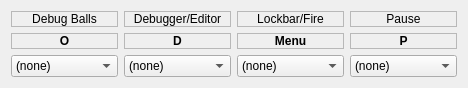
    <widget class="QWidget" name="gridLayoutWidget_34">
     <property name="geometry">
      <rect>
       <x>20</x>
       <y>540</y>
       <width>641</width>
       <height>83</height>
      </rect>
     </property>
     <layout class="QGridLayout" name="DebugFirePauseGrid">
      <property name="sizeConstraint">
       <enum>QLayout::SizeConstraint::SetFixedSize</enum>
      </property>
      <item row="1" column="2">
       <widget class="QLabel" name="label_198">
        <property name="font">
         <font>
          <bold>true</bold>
          <kerning>true</kerning>
         </font>
        </property>
        <property name="frameShape">
         <enum>QFrame::Shape::StyledPanel</enum>
        </property>
        <property name="text">
         <string>Menu</string>
        </property>
        <property name="alignment">
         <set>Qt::AlignmentFlag::AlignCenter</set>
        </property>
       </widget>
      </item>
      <item row="0" column="1">
       <widget class="QLabel" name="label_171">
        <property name="frameShape">
         <enum>QFrame::Shape::StyledPanel</enum>
        </property>
        <property name="text">
         <string>Debugger/Editor</string>
        </property>
        <property name="alignment">
         <set>Qt::AlignmentFlag::AlignCenter</set>
        </property>
       </widget>
      </item>
      <item row="1" column="1">
       <widget class="QLabel" name="label_199">
        <property name="font">
         <font>
          <bold>true</bold>
          <kerning>true</kerning>
         </font>
        </property>
        <property name="frameShape">
         <enum>QFrame::Shape::StyledPanel</enum>
        </property>
        <property name="text">
         <string>D</string>
        </property>
        <property name="alignment">
         <set>Qt::AlignmentFlag::AlignCenter</set>
        </property>
       </widget>
      </item>
      <item row="0" column="0">
       <widget class="QLabel" name="label_164">
        <property name="frameShape">
         <enum>QFrame::Shape::StyledPanel</enum>
        </property>
        <property name="text">
         <string>Debug Balls</string>
        </property>
        <property name="alignment">
         <set>Qt::AlignmentFlag::AlignCenter</set>
        </property>
       </widget>
      </item>
      <item row="0" column="2">
       <widget class="QLabel" name="label_172">
        <property name="frameShape">
         <enum>QFrame::Shape::StyledPanel</enum>
        </property>
        <property name="text">
         <string>Lockbar/Fire</string>
        </property>
        <property name="alignment">
         <set>Qt::AlignmentFlag::AlignCenter</set>
        </property>
       </widget>
      </item>
      <item row="1" column="3">
       <widget class="QLabel" name="label_201">
        <property name="font">
         <font>
          <bold>true</bold>
          <kerning>true</kerning>
         </font>
        </property>
        <property name="frameShape">
         <enum>QFrame::Shape::StyledPanel</enum>
        </property>
        <property name="text">
         <string>P</string>
        </property>
        <property name="alignment">
         <set>Qt::AlignmentFlag::AlignCenter</set>
        </property>
       </widget>
      </item>
      <item row="0" column="3">
       <widget class="QLabel" name="label_173">
        <property name="frameShape">
         <enum>QFrame::Shape::StyledPanel</enum>
        </property>
        <property name="text">
         <string>Pause</string>
        </property>
        <property name="alignment">
         <set>Qt::AlignmentFlag::AlignCenter</set>
        </property>
       </widget>
      </item>
      <item row="1" column="0">
       <widget class="QLabel" name="label_200">
        <property name="font">
         <font>
          <bold>true</bold>
          <kerning>true</kerning>
         </font>
        </property>
        <property name="frameShape">
         <enum>QFrame::Shape::StyledPanel</enum>
        </property>
        <property name="text">
         <string>O</string>
        </property>
        <property name="alignment">
         <set>Qt::AlignmentFlag::AlignCenter</set>
        </property>
       </widget>
      </item>
      <item row="2" column="0">
       <widget class="QComboBox" name="JoyDebugKey">
        <item>
         <property name="text">
          <string>(none)</string>
         </property>
        </item>
        <item>
         <property name="text">
          <string>Button1</string>
         </property>
        </item>
        <item>
         <property name="text">
          <string>Button2</string>
         </property>
        </item>
        <item>
         <property name="text">
          <string>Button3</string>
         </property>
        </item>
        <item>
         <property name="text">
          <string>Button4</string>
         </property>
        </item>
        <item>
         <property name="text">
          <string>Button5</string>
         </property>
        </item>
        <item>
         <property name="text">
          <string>Button6</string>
         </property>
        </item>
        <item>
         <property name="text">
          <string>Button7</string>
         </property>
        </item>
        <item>
         <property name="text">
          <string>Button8</string>
         </property>
        </item>
        <item>
         <property name="text">
          <string>Button9</string>
         </property>
        </item>
        <item>
         <property name="text">
          <string>Button10</string>
         </property>
        </item>
        <item>
         <property name="text">
          <string>Button11</string>
         </property>
        </item>
        <item>
         <property name="text">
          <string>Button12</string>
         </property>
        </item>
        <item>
         <property name="text">
          <string>Button13</string>
         </property>
        </item>
        <item>
         <property name="text">
          <string>Button14</string>
         </property>
        </item>
        <item>
         <property name="text">
          <string>Button15</string>
         </property>
        </item>
        <item>
         <property name="text">
          <string>Button16</string>
         </property>
        </item>
        <item>
         <property name="text">
          <string>Button17</string>
         </property>
        </item>
        <item>
         <property name="text">
          <string>Button18</string>
         </property>
        </item>
        <item>
         <property name="text">
          <string>Button19</string>
         </property>
        </item>
        <item>
         <property name="text">
          <string>Button20</string>
         </property>
        </item>
        <item>
         <property name="text">
          <string>Button21</string>
         </property>
        </item>
        <item>
         <property name="text">
          <string>Button22</string>
         </property>
        </item>
        <item>
         <property name="text">
          <string>Button23</string>
         </property>
        </item>
        <item>
         <property name="text">
          <string>Button24</string>
         </property>
        </item>
        <item>
         <property name="text">
          <string>Left Mouse</string>
         </property>
        </item>
        <item>
         <property name="text">
          <string>Right Mouse</string>
         </property>
        </item>
        <item>
         <property name="text">
          <string>Middle Mouse</string>
         </property>
        </item>
       </widget>
      </item>
      <item row="2" column="1">
       <widget class="QComboBox" name="JoyDebuggerKey">
        <item>
         <property name="text">
          <string>(none)</string>
         </property>
        </item>
        <item>
         <property name="text">
          <string>Button1</string>
         </property>
        </item>
        <item>
         <property name="text">
          <string>Button2</string>
         </property>
        </item>
        <item>
         <property name="text">
          <string>Button3</string>
         </property>
        </item>
        <item>
         <property name="text">
          <string>Button4</string>
         </property>
        </item>
        <item>
         <property name="text">
          <string>Button5</string>
         </property>
        </item>
        <item>
         <property name="text">
          <string>Button6</string>
         </property>
        </item>
        <item>
         <property name="text">
          <string>Button7</string>
         </property>
        </item>
        <item>
         <property name="text">
          <string>Button8</string>
         </property>
        </item>
        <item>
         <property name="text">
          <string>Button9</string>
         </property>
        </item>
        <item>
         <property name="text">
          <string>Button10</string>
         </property>
        </item>
        <item>
         <property name="text">
          <string>Button11</string>
         </property>
        </item>
        <item>
         <property name="text">
          <string>Button12</string>
         </property>
        </item>
        <item>
         <property name="text">
          <string>Button13</string>
         </property>
        </item>
        <item>
         <property name="text">
          <string>Button14</string>
         </property>
        </item>
        <item>
         <property name="text">
          <string>Button15</string>
         </property>
        </item>
        <item>
         <property name="text">
          <string>Button16</string>
         </property>
        </item>
        <item>
         <property name="text">
          <string>Button17</string>
         </property>
        </item>
        <item>
         <property name="text">
          <string>Button18</string>
         </property>
        </item>
        <item>
         <property name="text">
          <string>Button19</string>
         </property>
        </item>
        <item>
         <property name="text">
          <string>Button20</string>
         </property>
        </item>
        <item>
         <property name="text">
          <string>Button21</string>
         </property>
        </item>
        <item>
         <property name="text">
          <string>Button22</string>
         </property>
        </item>
        <item>
         <property name="text">
          <string>Button23</string>
         </property>
        </item>
        <item>
         <property name="text">
          <string>Button24</string>
         </property>
        </item>
        <item>
         <property name="text">
          <string>Left Mouse</string>
         </property>
        </item>
        <item>
         <property name="text">
          <string>Right Mouse</string>
         </property>
        </item>
        <item>
         <property name="text">
          <string>Middle Mouse</string>
         </property>
        </item>
       </widget>
      </item>
      <item row="2" column="2">
       <widget class="QComboBox" name="JoyLockbarKey">
        <item>
         <property name="text">
          <string>(none)</string>
         </property>
        </item>
        <item>
         <property name="text">
          <string>Button1</string>
         </property>
        </item>
        <item>
         <property name="text">
          <string>Button2</string>
         </property>
        </item>
        <item>
         <property name="text">
          <string>Button3</string>
         </property>
        </item>
        <item>
         <property name="text">
          <string>Button4</string>
         </property>
        </item>
        <item>
         <property name="text">
          <string>Button5</string>
         </property>
        </item>
        <item>
         <property name="text">
          <string>Button6</string>
         </property>
        </item>
        <item>
         <property name="text">
          <string>Button7</string>
         </property>
        </item>
        <item>
         <property name="text">
          <string>Button8</string>
         </property>
        </item>
        <item>
         <property name="text">
          <string>Button9</string>
         </property>
        </item>
        <item>
         <property name="text">
          <string>Button10</string>
         </property>
        </item>
        <item>
         <property name="text">
          <string>Button11</string>
         </property>
        </item>
        <item>
         <property name="text">
          <string>Button12</string>
         </property>
        </item>
        <item>
         <property name="text">
          <string>Button13</string>
         </property>
        </item>
        <item>
         <property name="text">
          <string>Button14</string>
         </property>
        </item>
        <item>
         <property name="text">
          <string>Button15</string>
         </property>
        </item>
        <item>
         <property name="text">
          <string>Button16</string>
         </property>
        </item>
        <item>
         <property name="text">
          <string>Button17</string>
         </property>
        </item>
        <item>
         <property name="text">
          <string>Button18</string>
         </property>
        </item>
        <item>
         <property name="text">
          <string>Button19</string>
         </property>
        </item>
        <item>
         <property name="text">
          <string>Button20</string>
         </property>
        </item>
        <item>
         <property name="text">
          <string>Button21</string>
         </property>
        </item>
        <item>
         <property name="text">
          <string>Button22</string>
         </property>
        </item>
        <item>
         <property name="text">
          <string>Button23</string>
         </property>
        </item>
        <item>
         <property name="text">
          <string>Button24</string>
         </property>
        </item>
        <item>
         <property name="text">
          <string>Left Mouse</string>
         </property>
        </item>
        <item>
         <property name="text">
          <string>Right Mouse</string>
         </property>
        </item>
        <item>
         <property name="text">
          <string>Middle Mouse</string>
         </property>
        </item>
       </widget>
      </item>
      <item row="2" column="3">
       <widget class="QComboBox" name="JoyPauseKey">
        <item>
         <property name="text">
          <string>(none)</string>
         </property>
        </item>
        <item>
         <property name="text">
          <string>Button1</string>
         </property>
        </item>
        <item>
         <property name="text">
          <string>Button2</string>
         </property>
        </item>
        <item>
         <property name="text">
          <string>Button3</string>
         </property>
        </item>
        <item>
         <property name="text">
          <string>Button4</string>
         </property>
        </item>
        <item>
         <property name="text">
          <string>Button5</string>
         </property>
        </item>
        <item>
         <property name="text">
          <string>Button6</string>
         </property>
        </item>
        <item>
         <property name="text">
          <string>Button7</string>
         </property>
        </item>
        <item>
         <property name="text">
          <string>Button8</string>
         </property>
        </item>
        <item>
         <property name="text">
          <string>Button9</string>
         </property>
        </item>
        <item>
         <property name="text">
          <string>Button10</string>
         </property>
        </item>
        <item>
         <property name="text">
          <string>Button11</string>
         </property>
        </item>
        <item>
         <property name="text">
          <string>Button12</string>
         </property>
        </item>
        <item>
         <property name="text">
          <string>Button13</string>
         </property>
        </item>
        <item>
         <property name="text">
          <string>Button14</string>
         </property>
        </item>
        <item>
         <property name="text">
          <string>Button15</string>
         </property>
        </item>
        <item>
         <property name="text">
          <string>Button16</string>
         </property>
        </item>
        <item>
         <property name="text">
          <string>Button17</string>
         </property>
        </item>
        <item>
         <property name="text">
          <string>Button18</string>
         </property>
        </item>
        <item>
         <property name="text">
          <string>Button19</string>
         </property>
        </item>
        <item>
         <property name="text">
          <string>Button20</string>
         </property>
        </item>
        <item>
         <property name="text">
          <string>Button21</string>
         </property>
        </item>
        <item>
         <property name="text">
          <string>Button22</string>
         </property>
        </item>
        <item>
         <property name="text">
          <string>Button23</string>
         </property>
        </item>
        <item>
         <property name="text">
          <string>Button24</string>
         </property>
        </item>
        <item>
         <property name="text">
          <string>Left Mouse</string>
         </property>
        </item>
        <item>
         <property name="text">
          <string>Right Mouse</string>
         </property>
        </item>
        <item>
         <property name="text">
          <string>Middle Mouse</string>
         </property>
        </item>
       </widget>
      </item>
     </layout>
    </widget>
